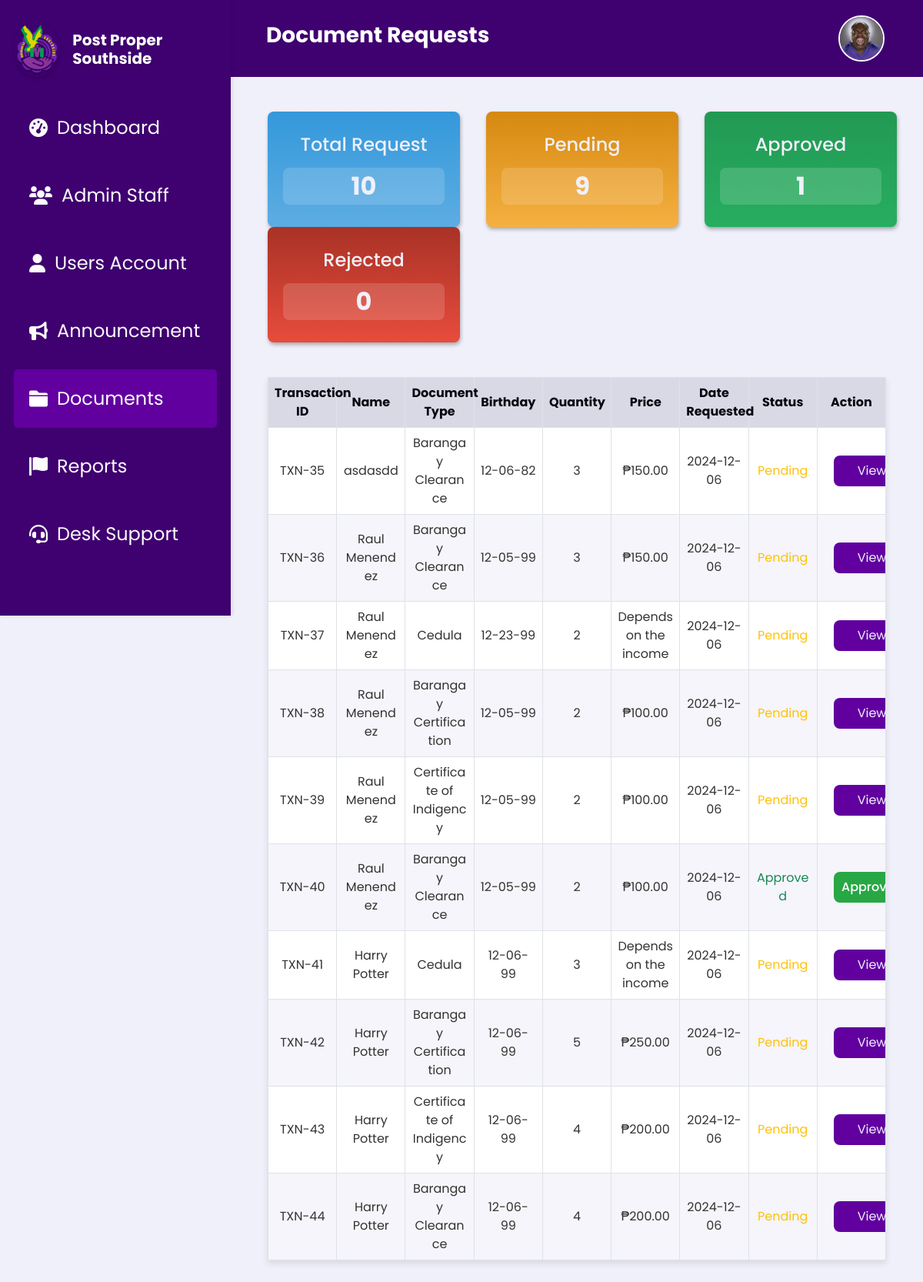
/documents.php (signed in), run on an earlier commit of the app's database.
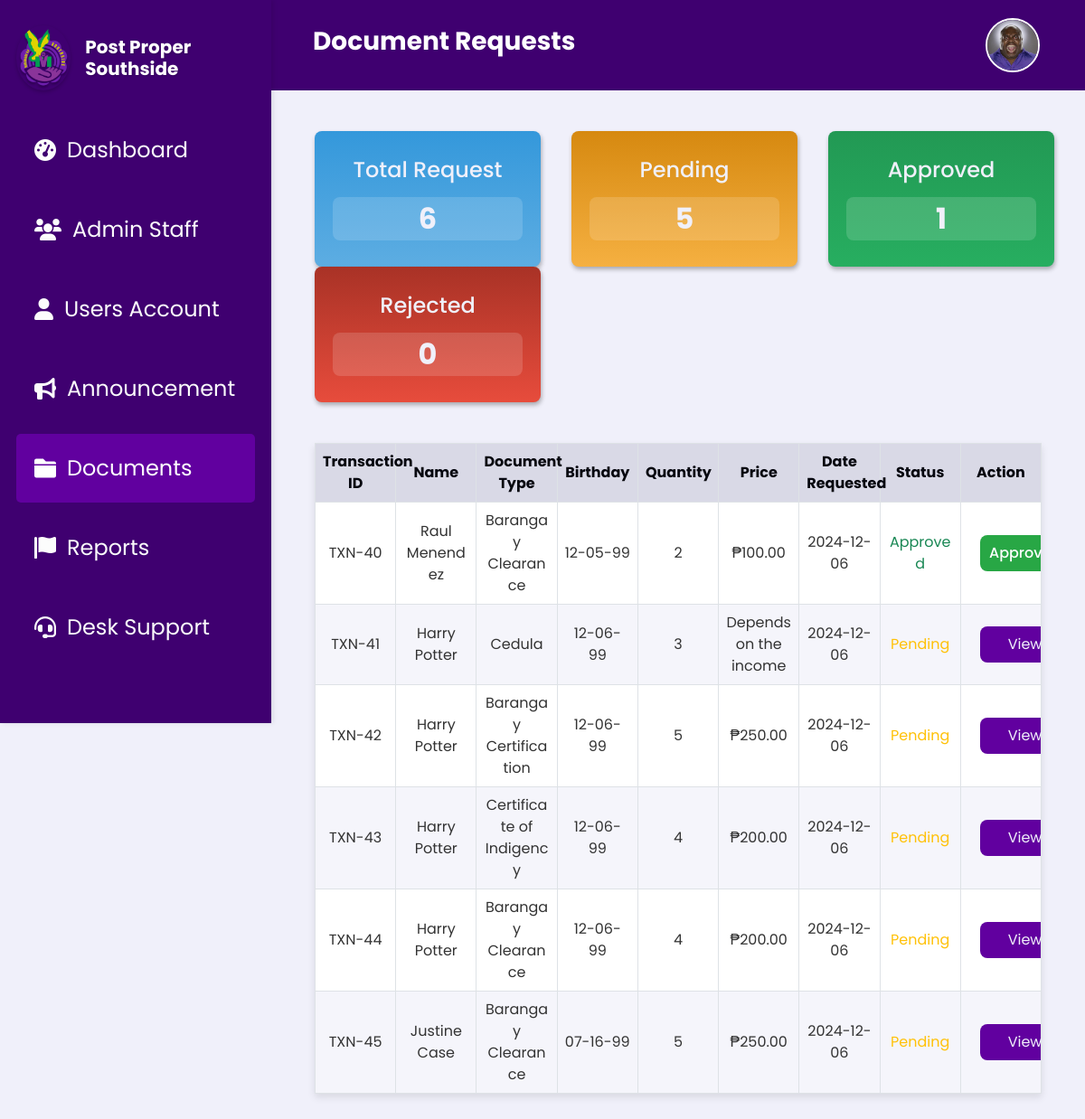
And on a later commit of the database.
### tables this page shows
CREATE TABLE `document_requests` (
  `Id` int(11) NOT NULL,
  `userId` int(11) DEFAULT NULL,
  `DocumentType` varchar(100) NOT NULL DEFAULT 'Barangay Clearance',
  `Name` varchar(255) NOT NULL,
  `Address` varchar(255) DEFAULT NULL,
  `TIN_No` varchar(50) DEFAULT NULL,
  `CTC_No` varchar(50) DEFAULT NULL,
  `Alias` varchar(100) DEFAULT NULL,
  `Age` int(11) DEFAULT NULL,
  `birthday` varchar(10) DEFAULT NULL,
  `PlaceOfBirth` varchar(255) DEFAULT NULL,
  `Occupation` varchar(255) DEFAULT NULL,
  `LengthOfStay` int(11) DEFAULT NULL,
  `Citizenship` varchar(100) DEFAULT NULL,
  `Gender` varchar(10) DEFAULT NULL,
  `CivilStatus` varchar(50) DEFAULT NULL,
  `Purpose` text DEFAULT NULL,
  `Status` varchar(50) DEFAULT NULL,
  `Quantity` int(11) DEFAULT NULL,
  `DateRequested` varchar(255) DEFAULT NULL,
  `valid_id` longtext NOT NULL,
  `valid_id_front` longtext DEFAULT NULL,
  `valid_id_back` longtext DEFAULT NULL,
  `request_picture` longtext NOT NULL,
  `rejection_reason` varchar(255) NOT NULL
);

### documents.php (the view, shortened to what this page needs)
<?php
include 'db.php';
function calculatePrice($documentType, $quantity) {
    switch($documentType) {
        case 'Barangay Clearance':
        case 'Barangay Certification':
        case 'Certificate of Indigency':
            return "₱" . number_format(50.00 * $quantity, 2);
        case 'Cedula':
            return 'Depends on the income';
    }
}
$query = "SELECT Id, Name, DocumentType, Quantity, birthday, DateRequested, Status FROM document_requests";
$stmt = $conn->prepare($query);
$stmt->execute();
$documentRequests = $stmt->fetchAll(PDO::FETCH_ASSOC);
$totalRequestQuery = "SELECT COUNT(*) AS total FROM document_requests";
$pendingCountQuery = "SELECT COUNT(*) AS pending FROM document_requests WHERE LOWER(Status) = 'pending'";
$approvedCountQuery = "SELECT COUNT(*) AS approved FROM document_requests WHERE LOWER(Status) = 'approved'";
$rejectedCountQuery = "SELECT COUNT(*) AS rejected FROM document_requests WHERE LOWER(Status) = 'rejected'";
$totalRequest = $conn->query($totalRequestQuery)->fetch(PDO::FETCH_ASSOC)['total'];
$pendingCount = $conn->query($pendingCountQuery)->fetch(PDO::FETCH_ASSOC)['pending'];
$approvedCount = $conn->query($approvedCountQuery)->fetch(PDO::FETCH_ASSOC)['approved'];
$rejectedCount = $conn->query($rejectedCountQuery)->fetch(PDO::FETCH_ASSOC)['rejected'];
?>
<!DOCTYPE html>
<html lang="en">
<head>
    <link rel="stylesheet" href="https://cdn.jsdelivr.net/npm/bootstrap@5.0.2/dist/css/bootstrap.min.css">
    <link rel="stylesheet" href="css/Documents.css">
</head>
<body>
<?php
    $pageTitle = "Document Requests";
    include 'header.php';
    include 'sidebar.php';
?>
<div class="main-content px-4">
    <div class="statistic-container row text-center ">
        <div class="col">
            <div class="card card-request">
                <h2 class="card-title">Total Request</h2>
                <div class="card-text" >
                    <?php echo $totalRequest; ?>
                </div>
            </div>
        </div>
        <div class="col">
            <div class="card card-pending">
                <h2 class="card-title">Pending</h2>
                <div class="card-text" >
                    <?php echo $pendingCount; ?>
                </div>
            </div>
        </div>
        <div class="col">
            <div class="card card-approved">
                <h2 class="card-title">Approved</h2>
                <div class="card-text" >
                    <?php echo $approvedCount; ?>
                </div>
            </div>
        </div>
        <div class="col">
            <div class="card card-rejected">
                <h2 class="card-title">Rejected</h2>
                <div class="card-text">
                    <?php echo $rejectedCount; ?>
                </div>
            </div>
        </div>
    </div>
    <div class="table-responsive">
    <table class="table table-bordered mb-0">
        <thead>
            <tr>
                <th data-sort="number">Transaction ID</th>
                <th data-sort="string">Name</th>
                <th data-sort="string">Document Type</th>
                <th data-sort="string">Birthday</th>
                <th data-sort="number">Quantity</th>
                <th data-sort="string">Price</th>
                <th data-sort="date">Date Requested</th>
                <th data-sort="status">Status</th>
                <th>Action</th>
            </tr>
        </thead>
        <tbody>
            <?php
            if (!empty($documentRequests)) {
                foreach ($documentRequests as $row) {
                    echo "<tr>";
                    echo "<td>TXN-" . htmlspecialchars($row['Id']) . "</td>";
                    echo "<td>" . htmlspecialchars($row['Name']) . "</td>";
                    echo "<td>" . htmlspecialchars($row['DocumentType']) . "</td>";
                    echo "<td>" . htmlspecialchars($row['birthday']) . "</td>";
                    echo "<td>" . htmlspecialchars($row['Quantity']) . "</td>";
                    echo "<td>" . calculatePrice($row['DocumentType'], $row['Quantity']) . "</td>";
                    echo "<td>" . htmlspecialchars($row['DateRequested']) . "</td>";
                    $statusClass = '';
                    switch(strtolower($row['Status'])) {
                        case 'pending':
                            $statusClass = 'text-warning';
                            break;
                        case 'approved':
                            $statusClass = 'text-success';
                            break;
                    }
                    echo "<td class='{$statusClass}'>" . ucfirst(htmlspecialchars(strtolower($row['Status']))) . "</td>";
                    if (strtolower($row['Status']) === 'rejected') {
                        echo '<td><button class="action-button button-rejected" disabled>Rejected</button></td>';
                    } elseif (strtolower($row['Status']) === 'approved') {
                        echo '<td><button class="action-button button-approved" disabled>Approved</button></td>';
                    } else {
                        echo '<td><a href="document_verify.php?id=' . htmlspecialchars($row['Id']) . '" class="action-button">View</a></td>';
                    }
                    echo "</tr>";
                }
            } else {
                echo "<tr><td colspan='9'>No document requests found.</td></tr>";
            }
            ?>
        </tbody>
    </table>
</div>
</div>
</body>
</html>

### header.php (shortened to what this page needs)
<!DOCTYPE html>
<html lang="en">
<head>
    <link rel="stylesheet" href="css/header.css">
    <link href="https://cdn.jsdelivr.net/npm/bootstrap@5.0.2/dist/css/bootstrap.min.css" rel="stylesheet">
</head>
<body>
<?php
require 'db.php';
$pageTitle = isset($pageTitle) ? $pageTitle : "Default Title";
if (isset($_SESSION['loggedin']) && $_SESSION['loggedin'] === true && isset($_SESSION['admin_id'])) {
    $adminId = $_SESSION['admin_id'];
    $profileLink = "admin_profile.php";
    try {
        $sql = "SELECT profile_picture FROM admin_accounts WHERE id = ?";
        $stmt = $conn->prepare($sql);
        $stmt->execute([$adminId]);
        $admin = $stmt->fetch(PDO::FETCH_ASSOC);
        $profilePicture = !empty($admin['profile_picture']) ? $admin['profile_picture'] : 'assets/profile.jpg';
    } catch (PDOException $e) {
        echo "Error fetching profile picture: " . $e->getMessage();
        $profilePicture = 'assets/profile.jpg';
    }
} else {
    $profileLink = "splash.php";
    $profilePicture = 'assets/profile.jpg';
}
?>
<div class="header-container">
    <h1 class="page-title"><?php echo $pageTitle; ?></h1>
    <div class="account">
        <a href="<?php echo $profileLink; ?>" class="account-link">
            <img src="<?php echo $profilePicture; ?>" alt="Admin Profile" class="img-fluid rounded-circle account-icon">
        </a>
    </div>
</div>
</body>
</html>

### sidebar.php (shortened to what this page needs)
<!DOCTYPE html>
<html lang="en">
<head>
    <link rel="stylesheet" href="css/Sidebar.css">
    <link rel="stylesheet" href="https://cdnjs.cloudflare.com/ajax/libs/font-awesome/6.0.0-beta3/css/all.min.css">
</head>
<body>
<div class="sidebar">
    <div class="logo-section">
        <img src="assets/Southside.png" alt="Logo" class="logo" onclick="redirectToDashboard()">
        <h3 class="sidebar-title" onclick="redirectToDashboard()">Post Proper Southside</h3>
    </div>
    <?php
    $current_page = basename($_SERVER['PHP_SELF']);
    ?>
    <a href="dashboard.php" class="sidebar-link <?= $current_page == 'dashboard.php' ? 'active' : '' ?>">
        <i class="fas fa-tachometer-alt"></i> Dashboard
    </a>
    <a href="admin_staff.php" class="sidebar-link <?= $current_page == 'admin_staff.php' ? 'active' : '' ?>">
        <i class="fas fa-users"></i> Admin Staff
    </a>
    <a href="users.php" class="sidebar-link <?= $current_page == 'users.php' ? 'active' : '' ?>">
        <i class="fa-solid fa-user"></i> Users Account
    </a>
    <a href="announcement.php" class="sidebar-link <?= $current_page == 'announcement.php' ? 'active' : '' ?>">
        <i class="fas fa-bullhorn"></i> Announcement
    </a>
    <a href="documents.php" class="sidebar-link <?= $current_page == 'documents.php' ? 'active' : '' ?>">
        <i class="fas fa-folder"></i>Documents
    </a>
    <a href="reports.php" class="sidebar-link <?= $current_page == 'reports.php' ? 'active' : '' ?>">
        <i class="fas fa-flag"></i> Reports
    </a>
    <a href="desk_support.php" class="sidebar-link <?= $current_page == 'desk_support.php' ? 'active' : '' ?>">
        <i class="fas fa-headset"></i> Desk Support
    </a>
</div>
</body>
</html>

### css/Documents.css (style rules this page uses)
:root { --text-dark: #06070f; --text-light: #f0f0fa; --main-color: #61009f; --header-color: #3f0070; --button-default: #8a43c5; --button-hover: #b52aff; --focus-textfield: #9b4dff; --box-shadow: 1px 3px 5px rgba(0, 0, 0, 0.3); --container-blue: linear-gradient(180deg, #3498db, #5dade2); --container-yellow: linear-gradient(180deg, #d68910, #f5b041); --container-red: linear-gradient(180deg, #a93226, #e74c3c); --container-green: linear-gradient(180deg, #229954, #27ae60); }
body { font-family: "Poppins", sans-serif; background-color: #f0f0fa !important; }
.card-request { background: var(--container-blue); }
.card-pending { background: var(--container-yellow); }
.card-approved { background: var(--container-green); }
.card-rejected { background: var(--container-red); }
.table { font-family: "Poppins", sans-serif; width: 100%; border-collapse: collapse; table-layout: fixed; border: 1px solid #ccc; }
.table tbody tr:nth-child(odd) { background-color: #ffffff; }
.table tbody tr:nth-child(even) { background-color: #f5f5fb; }
.table th { text-align: center; background-color: #d9d9e6 !important; color: var(--text-dark); }
td { word-wrap: break-word; color: #333; }
.table td, .table th { text-align: center; vertical-align: middle; }
.action-button { width: 6.25rem; height: 2.5rem; background-color: #61009f; color: #f0f0fa; display: flex; align-items: center; justify-content: center; border: none; border-radius: 0.5rem; text-decoration: none; cursor: pointer; margin-left: 0.8rem; }
.card { display: flex; justify-content: center; font-family: "Poppins", sans-serif; height: 9.375rem; width: 15.625rem; border-radius: 0.5rem !important; padding: 1.25rem; border: none !important; box-shadow: var(--box-shadow); }
.card-title { font-size: 1.5rem; color: #f0f0fa; }
.card-text { font-size: 2rem; font-weight: 700; border-radius: 0.5rem; color: #f0f0fa; margin-top: 0.5rem; background: rgba(255, 255, 255, 0.15); }
.table-responsive { margin-left: 1.5rem; margin-right: 1.5rem; margin-top: 2.813rem; max-width: 100%; display: flex; justify-content: center; box-shadow: 0 4px 8px rgba(0, 0, 0, 0.1); }
.statistic-container { padding-top: 2.813rem; padding-left: 1.5rem; }
.main-content { padding-bottom: 2rem; }
.button-approved { background-color: #28a745; color: white; border: none; border-radius: 0.5rem; padding: 0.5rem 1rem; cursor: not-allowed; font-weight: 500; }
@media (max-width: 1200px) { .main-content { margin-left: 200px; } }

### css/header.css (style rules this page uses)
* { margin: 0; padding: 0; box-sizing: border-box; }
.header-container { background-color: #3f0070; padding: 20px 50px; margin-left: 18.5rem; text-align: left; position: relative; display: flex; justify-content: space-between; align-items: center; width: auto; }
.page-title { font-size: 28px; color: #ffffff; font-weight: bold; font-family: "Poppins", sans-serif; }
.account { display: flex; align-items: center; }
.account-link { display: inline-block; }
.account-icon { width: 3.75rem; height: auto; border-radius: 50%; aspect-ratio: 1 / 1; object-fit: cover; border: 0.125rem solid #ffffff; transition: transform 0.3s ease; }

### css/Sidebar.css (style rules this page uses)
.sidebar { background-color: #3f0070; width: 18.75rem; height: 100vh; padding: 2vh 1.5vw; position: fixed; top: 0; left: 0; box-shadow: 2px 0 5px rgba(0, 0, 0, 0.1); font-family: "Poppins", sans-serif; overflow-y: auto; transition: width 0.3s ease; z-index: 1000; }
.sidebar-title { font-size: 1.25rem; font-weight: 700; color: white; text-align: left; font-family: "Poppins", sans-serif; margin: 0; padding: 1.5rem 0; text-shadow: 1px 1px 2px rgba(0, 0, 0, 0.2); }
.logo-section { display: flex; align-items: center; margin-bottom: 1rem; border-radius: 0.5rem; }
.logo { width: 4.5rem; height: 4.5rem; margin-right: 1rem; border-radius: 50%; box-shadow: 0 2px 4px rgba(0, 0, 0, 0.2); object-fit: cover; }
h3 { font-size: 1rem; font-family: "Poppins", sans-serif; color: white; text-align: center; margin: 0; padding: 10px 0; text-shadow: 1px 1px 2px rgba(0, 0, 0, 0.2); }
.sidebar-link { display: flex; align-items: center; padding: 1.25rem; margin: 0.75rem 0; color: #fcfcfc; text-decoration: none; border-radius: 5px; background-color: transparent; transition: background-color 0.3s ease, color 0.3s ease; cursor: pointer; font-size: 1.5rem; font-family: "Poppins", sans-serif; white-space: nowrap; }
.sidebar-link i { margin-right: 0.75rem; }
.sidebar-link.active { background-color: #61009f !important; color: #ffffff !important; }
.main-content { margin-left: 18.75rem; }

What changed in the data, as far as the page shows it:
removed document_requests: Id "35", Name "asdasdd", DocumentType "Barangay Clearance", birthday "12-06-82", Quantity "3", calculatePrice($row['DocumentType'], $row['Quantity']) "₱150.00", DateRequested "2024-12-06", Status "Pending"
removed document_requests: Id "36", Name "Raul Menendez", DocumentType "Barangay Clearance", birthday "12-05-99", Quantity "3", calculatePrice($row['DocumentType'], $row['Quantity']) "₱150.00", DateRequested "2024-12-06", Status "Pending"
removed document_requests: Id "37", Name "Raul Menendez", DocumentType "Cedula", birthday "12-23-99", Quantity "2", calculatePrice($row['DocumentType'], $row['Quantity']) "Depends on the income", DateRequested "2024-12-06", Status "Pending"
removed document_requests: Id "38", Name "Raul Menendez", DocumentType "Barangay Certification", birthday "12-05-99", Quantity "2", calculatePrice($row['DocumentType'], $row['Quantity']) "₱100.00", DateRequested "2024-12-06", Status "Pending"
removed document_requests: Id "39", Name "Raul Menendez", DocumentType "Certificate of Indigency", birthday "12-05-99", Quantity "2", calculatePrice($row['DocumentType'], $row['Quantity']) "₱100.00", DateRequested "2024-12-06", Status "Pending"
added document_requests: Id "45", Name "Justine Case", DocumentType "Barangay Clearance", birthday "07-16-99", Quantity "5", calculatePrice($row['DocumentType'], $row['Quantity']) "₱250.00", DateRequested "2024-12-06", Status "Pending"
Also different on the page:
$totalRequest: "10" → "6"
$pendingCount: "9" → "5"
